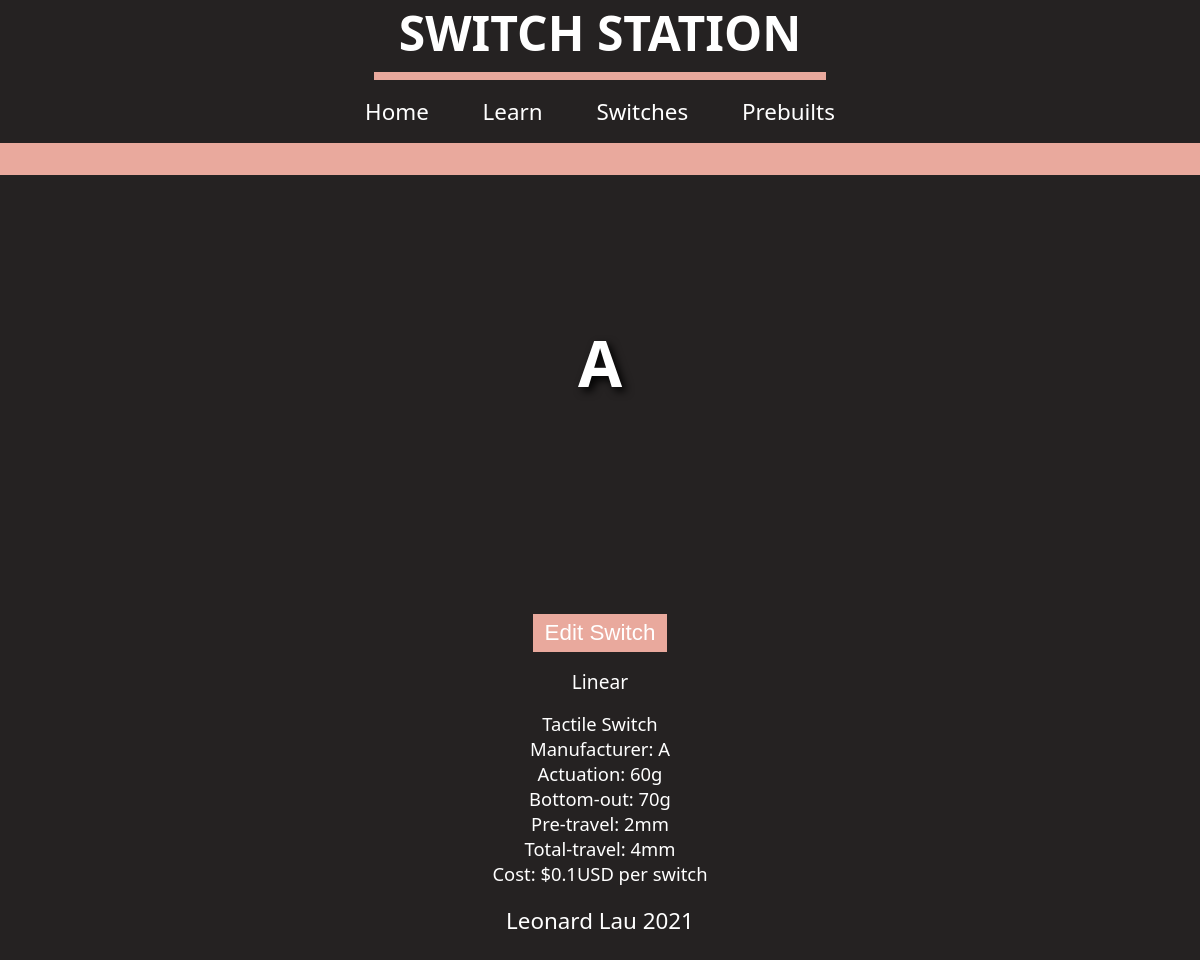
Page /switch/77 on the earlier database version.
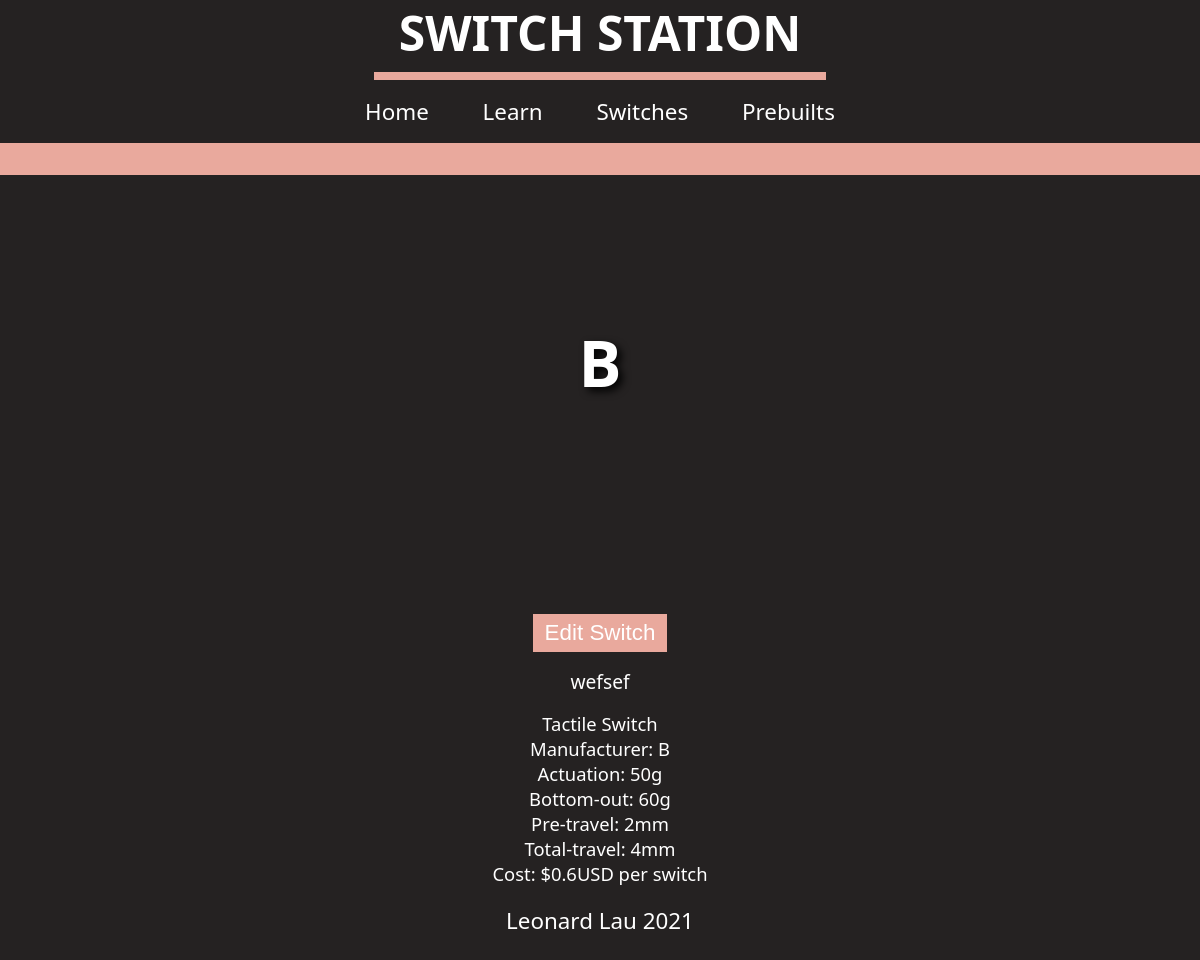
Same page on the later database version.
### models.py (models this page shows)
class Switch (db.Model):
    __tablename__ = "Switch"
    id = db.Column(db.Integer, primary_key = True)
    name = db.Column(db.String())
    manufacturer = db.Column(db.String())
    style = db.Column(db.String())
    color = db.Column(db.String())
    description = db.Column(db.String())
    cost = db.Column(db.Integer())
    actuation = db.Column(db.Integer())
    bottomout = db.Column(db.Integer())
    pretravel = db.Column(db.Integer())
    totaltravel = db.Column(db.Integer())
    prebuilts = db.relationship('Prebuilt', secondary=PrebuiltSwitch, back_populates='switches')

### routes.py (the view)
@app.route('/switch/<int:id>')
def switch(id):
    switch = models.Switch.query.filter_by(id=id).first_or_404() # query for switch with specified id
    return render_template ("switch.html", page_title="Switches", switch = switch)

### templates/switch.html (shortened to what this page needs)
{% extends 'layout.html' %}
{% block content %}
    <div class="switch_title">
        {{switch.name}}
    </div>
    <a href="/switch/{{switch.id}}/edit"><button class="more_button">Edit Switch</button></a>
    <div class="switch_description">
        {{switch.description}}
    </div>
    <div class="switch_info">
        {{switch.style}} Switch<br>
        Manufacturer: {{switch.manufacturer}}<br>
        Actuation: {{switch.actuation}}g<br>
        Bottom-out: {{switch.bottomout}}g<br>
        Pre-travel: {{switch.pretravel}}mm<br>
        Total-travel: {{switch.totaltravel}}mm<br>
        Cost: ${{switch.cost}}USD per switch
    </div>
{% endblock %}

### templates/layout.html (shortened to what this page needs)
<!doctype html>
<html>
    <head>
        <link rel="stylesheet" href="/static/css/style.css">
    </head>
    <body>
        <div id="wrapper">
            {% include 'header.html' %}
            {% include 'nav.html' %}
            {% block content %}{% endblock%}
            {% include 'footer.html' %}
        </div>
    </body>
</html>

### templates/header.html
<div class="header-box">
    <div class="header"><a href="{{url_for('home') }}"><h1>SWITCH STATION</h1></a></div>
</div>

### templates/nav.html
<div class="navigation">
    <a href="{{url_for('home') }}">Home</a> <a href="{{url_for('learn') }}">Learn</a> <a href="{{url_for('all_switches') }}">Switches</a> <a href="{{url_for('all_prebuilts') }}">Prebuilts</a>
</div>

### templates/footer.html
<div class="footer">
    Leonard Lau 2021
</div>

### static/css/style.css (style rules this page uses)
html { font-family: "Segoe UI"; background-color: rgb(37, 34, 34); color: white; text-align: center; }
:root { --rosegold: rgb(233, 169, 157); }
body { margin:0; padding:0; }
a { color: white; text-decoration: none; }
.header { height: 4.5rem; width: 28.3rem; font-size: 1.5rem; border-bottom-style: solid; border-width: 0.5rem; border-color: var(--rosegold); margin: 0 auto; }
.navigation { font-size: 1.4rem; word-spacing: 3rem; padding-top: 1rem; padding-bottom: 1rem; border-bottom-style: solid; border-width: 2rem; border-color: var(--rosegold); background-color: rgb(37, 34, 34); }
.footer { bottom: 0px; left: 30%; right: 30%; font-size: 1.4rem; padding-bottom: 1.5rem; padding-top: 1.2rem; background-color: rgb(37, 34, 34); }
.more_button { background-color: var(--rosegold); color: white; padding: 6px 12px; margin-top: 1rem; font-size: 1.4rem; text-decoration: none; display: inline-block; border: none; opacity: 100%; }
.switch_title { font-size: 4rem; font-weight: bold; margin-top: 9rem; margin-bottom: 12rem; text-shadow: 4px 4px 8px #000000; }
.switch_description { font-size: 1.2rem; padding: 1rem; padding-left: 15rem; padding-right: 15rem; }
.switch_info { font-size: 1.15rem; list-style-type: none; }

Differences in the rows shown:
changed Switch "Tactile": name "A" → "B"; description "Linear" → "wefsef"; manufacturer "A" → "B"; actuation "60" → "50"; bottomout "70" → "60"; cost "0.1" → "0.6"
